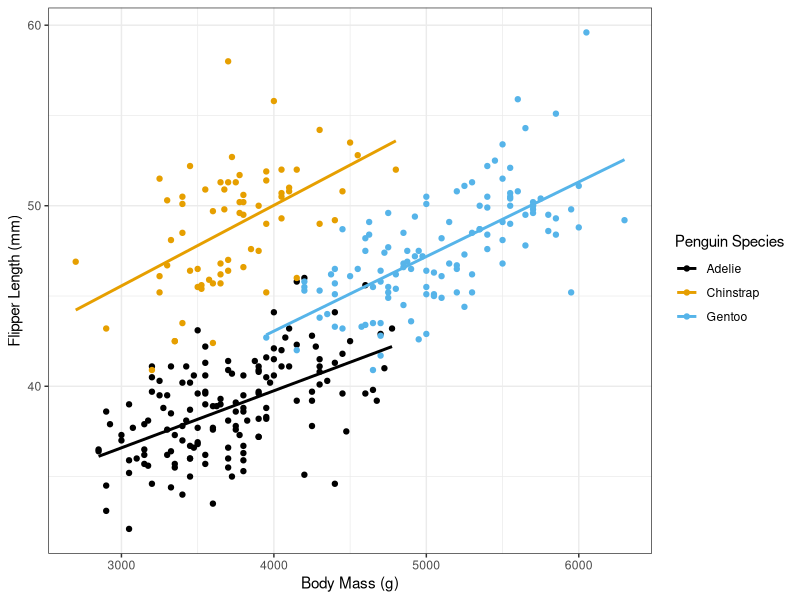

This chart was generated by the following R code:
## ---- chunk 1
#| echo: false
#| message: false
#| warning: false


library(dplyr)
library(tidyr)
library(palmerpenguins)
library(ggplot2)
library(ggthemes)
## ---- chunk 2
#| echo: true
#| message: false
#| warning: false

penguins %>%
  drop_na() %>%
  ggplot(aes(x = body_mass_g, y = bill_length_mm), color = species) +
  geom_point(aes(color = species))+
  geom_smooth(method = "lm", se = FALSE, aes(color = species)) +
  scale_color_colorblind() +
  theme_bw() +
  labs(
    x = "Body Mass (g)",
    y = "Flipper Length (mm)",
    color = "Penguin Species"
  )
